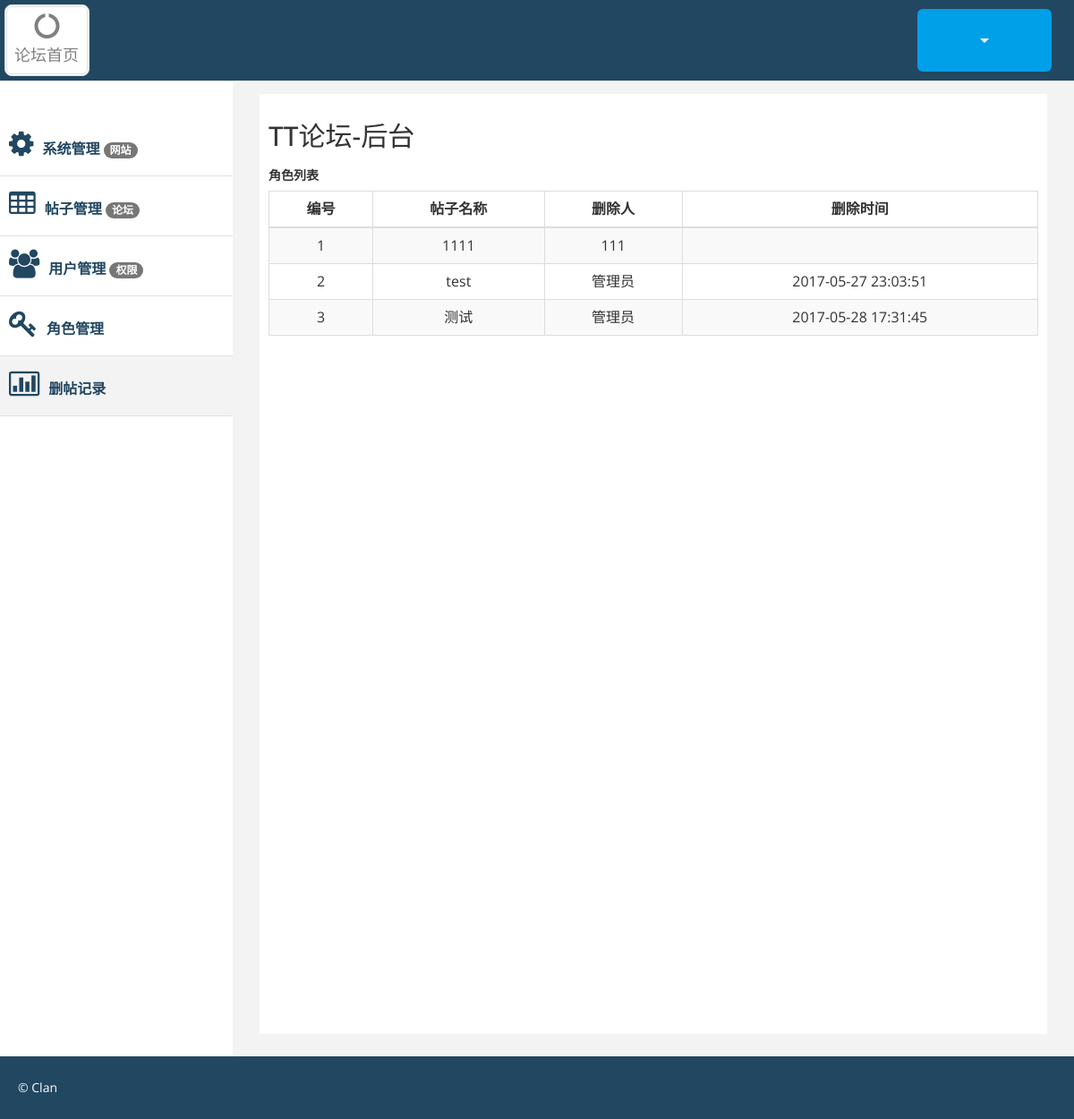
Page /index.php/admin_controller/del_article_record on the committed database.
### tables this page shows
CREATE TABLE `tt_del` (
  `id` varchar(100) NOT NULL DEFAULT '',
  `title` varchar(100) DEFAULT NULL,
  `deluser` varchar(100) DEFAULT NULL,
  `deltime` datetime DEFAULT NULL,
  PRIMARY KEY (`id`)
);

### application/controllers/admin_controller.php (called while the page is built, shortened)
<?php
class admin_controller extends base_controller{
    public function __construct()
    {
        $this->load->model('user_model');
        $this->load->model('role_model');
        $this->load->model('article_model');
        $this->load->model('comment_model');
        $this->load->model('delrecord_model');
    }
    public function del_article_record(){
        $records=$this->delrecord_model->get_all_record();
        $this->load->view('admin/del_article_record',array('records'=>$records));
    }
}
?>

### index.php (called while the page is built, shortened)
<?php
require_once BASEPATH.'core/CodeIgniter.php';

### application/models/delrecord_model.php (called while the page is built, shortened)
<?php
class delrecord_model extends CI_Model{
    public function get_all_record(){
        $this->db->order_by('deltime');
        return $this->db->get('del')->result();
    }
}
?>

### application/views/admin/del_article_record.php (the view, shortened to what this page needs)
?><!DOCTYPE html>
<html xmlns="http://www.w3.org/1999/xhtml">
<head>
    <link href="<?php echo base_url('static/common/css/bootstrap.min.css')?>" rel="stylesheet" />
    <link href="<?php echo base_url('static/common/css/font-awesome.css')?>" rel="stylesheet" />
    <link href="<?php echo base_url('static/common/css/custom.css')?>" rel="stylesheet" />
</head>
<body>
<div id="wrapper">
    <div class="navbar navbar-inverse navbar-fixed-top">
        <div class="adjust-nav">
            <div class="navbar-header">
                <div class="div-square" style="background-color: white;width: 95px;height:80px;align-content: center">
                    <a href="<?php echo site_url('home_controller/index')?>" >
                        <i class="fa fa-circle-o-notch fa-2x"></i>
                        <h4 style="margin: 3px;">论坛首页</h4>
                    </a>
                </div>
            </div>
            <span class="logout-spn" >
                  <div class="dropdown">
                    <button type="button" class="btn btn-lg dropdown-toggle" id="dropdownMenu1" data-toggle="dropdown" style="width: 150px;height:70px;background-color: #00a0e9;">
                        <span class="caret"></span>
                    </button>
                </div>
            </span>
        </div>
    </div>
    <nav class="navbar-default navbar-side" role="navigation">
        <div class="sidebar-collapse">
            <ul class="nav" id="main-menu">
                <li>
                    <a href="<?php echo site_url('admin_controller/index').'?user_id='.$this->session->userdata('user')['0']['user_id'];?>" ><i class="fa fa-gear fa-2x"></i>系统管理 <span class="badge">网站</span></a>
                </li>
                <li>
                    <a href="<?php echo site_url('admin_controller/article')?>"><i class="fa fa-table fa-2x "></i>帖子管理  <span class="badge">论坛</span></a>
                </li>
                <li>
                    <a href="<?php echo site_url('admin_controller/user_list')?>"><i class="fa fa-users fa-2x"></i>用户管理  <span class="badge">权限</span></a>
                </li>
                <li>
                    <a href="<?php echo site_url('admin_controller/role_list')?>"><i class="fa fa-key fa-2x"></i>角色管理  <span class="badge"></span></a>
                </li>
                <li class="active-link">
                    <a href="<?php echo site_url('admin_controller/del_article_record')?>"><i class="fa fa-bar-chart-o fa-2x"></i>删帖记录  <span class="badge"></span></a>
                </li>
            </ul>
        </div>
    </nav>
    <div id="page-wrapper" >
        <div id="page-inner">
            <div class="row">
                <div class="col-lg-12">
                    <h2>TT论坛-后台</h2>
                </div>
            </div>
            <div class="row">
                <div class="col-lg-6 col-md-6" style="width: 100%">
                    <h5><strong>角色列表</strong></h5>
                    <table class="table table-striped table-bordered table-hover">
                        <thead>
                        <tr>
                            <th>编号</th>
                            <th>帖子名称</th>
                            <th>删除人</th>
                            <th>删除时间</th>
                        </tr>
                        </thead>
                        <tbody>
                        <?php
                            $index=1;
                            foreach ($records as $record){?>
                        <tr>
                            <td style="width: auto"><?php echo $index++;?></td>
                            <td style="width: auto"><?php echo mb_substr($record->title,0,20);?></td>
                            <td style="width: auto"><?php echo $record->deluser;?></td>
                            <td style="width: auto"><?php echo $record->deltime;?></td>
                        <?php }?>
                        </tbody>
                    </table>
                </div>
            </div>
        </div>
    </div>
</div>
<div class="footer">
    <div class="row">
        <div class="col-lg-12" >
            &copy; Clan
        </div>
    </div>
</div>
</body>
</html>

### static/common/css/custom.css (style rules this page uses)
body { font-family: 'Open Sans', sans-serif; line-height:30px; }
#wrapper { width: 100%; margin-top:50px; }
#page-wrapper { padding: 15px 15px; min-height: 600px; background:#F3F3F3; }
#page-inner { width:100%; margin:10px 20px 10px 0px; background-color:#fff!important; padding:10px; min-height:1050px; }
.sidebar-collapse .nav { padding:0; padding-top:50px; }
.sidebar-collapse > .nav > li > a { padding:15px 10px; color: #214761; font-weight: 900; font-size: 16px; }
.sidebar-collapse > .nav > li { border-bottom:1px solid #e1e1e1; }
.navbar-side { border:none; background-color: #fff; }
.navbar-inverse { background-color: #214761; border-color: #F0F0F0; min-height: 80px; }
.nav > li > a > i { margin-right:10px; }
.logout-spn { float:right; color:#fff; font-size:25px; font-weight:800; margin:20px; margin: 10px 25px 10px 50px; }
.active-link { background-color:#f3f3f3; }
.div-square { padding:5px; border:3px double #e1e1e1; -webkit-border-radius:8px; -moz-border-radius:8px; border-radius:8px; margin:5px; }
.div-square> a,.div-square> a:hover { color:#808080; text-decoration:none; }
.footer { background-color:#214761; width:100%; color:#fff; padding:20px 50px 20px 50px; padding-left:20px; }
@media (min-width:768px) { #page-wrapper { margin: 0 0 0 260px; padding: 15px 30px; min-height: 1050px; } }
@media (min-width:768px) { .navbar-side { z-index: 1; position: absolute; width: 260px; } }

### application/views/admin/del_article_record.php (style rules this page uses)
.table th, .table td { text-align: center; vertical-align: middle!important; }

### rows in the picture
tt_del: title "1111", deluser "111"
tt_del: title "test", deluser "管理员", deltime "2017-05-27 23:03:51"
tt_del: title "测试", deluser "管理员", deltime "2017-05-28 17:31:45"
